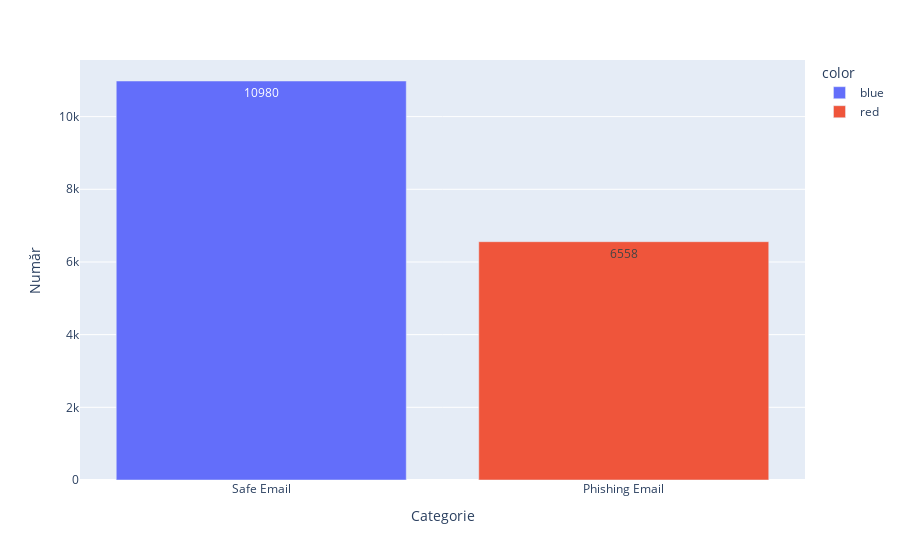

Here is the notebook cell this chart was saved with:
### Code cell
import pandas as pd
import plotly.express as px

# Presupunând că `df` este DataFrame-ul dvs. și are o coloană numită 'Email Type'
# Numără aparițiile fiecărei categorii
email_counts = df['Email Type'].value_counts().reset_index()
email_counts.columns = ['Categorie', 'Număr']

# Creează graficul de bare cu etichete lizibile
fig = px.bar(email_counts, x='Categorie', y='Număr',
             color=['blue', 'red'], labels={'Categorie': 'Categorie', 'Număr': 'Număr'},
            
             text='Număr')  # Adăugați etichete pe bare

# Afișează graficul
fig.show()

### Figure 1 — Plotly figure (JSON) as saved in the notebook; plotly's stock layout.template omitted (floating-point values rounded to 4 significant figures)
{"data": [{"hovertemplate": "color=blue<br>Categorie=%{x}<br>Număr=%{text}<extra></extra>", "legendgroup": "blue", "marker": {"color": "#636efa", "pattern": {"shape": ""}}, "name": "blue", "orientation": "v", "showlegend": true, "text": [10980.0], "textposition": "auto", "type": "bar", "x": ["Safe Email"], "xaxis": "x", "y": [10980], "yaxis": "y"}, {"hovertemplate": "color=red<br>Categorie=%{x}<br>Număr=%{text}<extra></extra>", "legendgroup": "red", "marker": {"color": "#EF553B", "pattern": {"shape": ""}}, "name": "red", "orientation": "v", "showlegend": true, "text": [6558.0], "textposition": "auto", "type": "bar", "x": ["Phishing Email"], "xaxis": "x", "y": [6558], "yaxis": "y"}], "layout": {"barmode": "relative", "legend": {"title": {"text": "color"}, "tracegroupgap": 0}, "margin": {"t": 60}, "xaxis": {"anchor": "y", "domain": [0, 1], "title": {"text": "Categorie"}}, "yaxis": {"anchor": "x", "domain": [0, 1], "title": {"text": "Număr"}}}}
